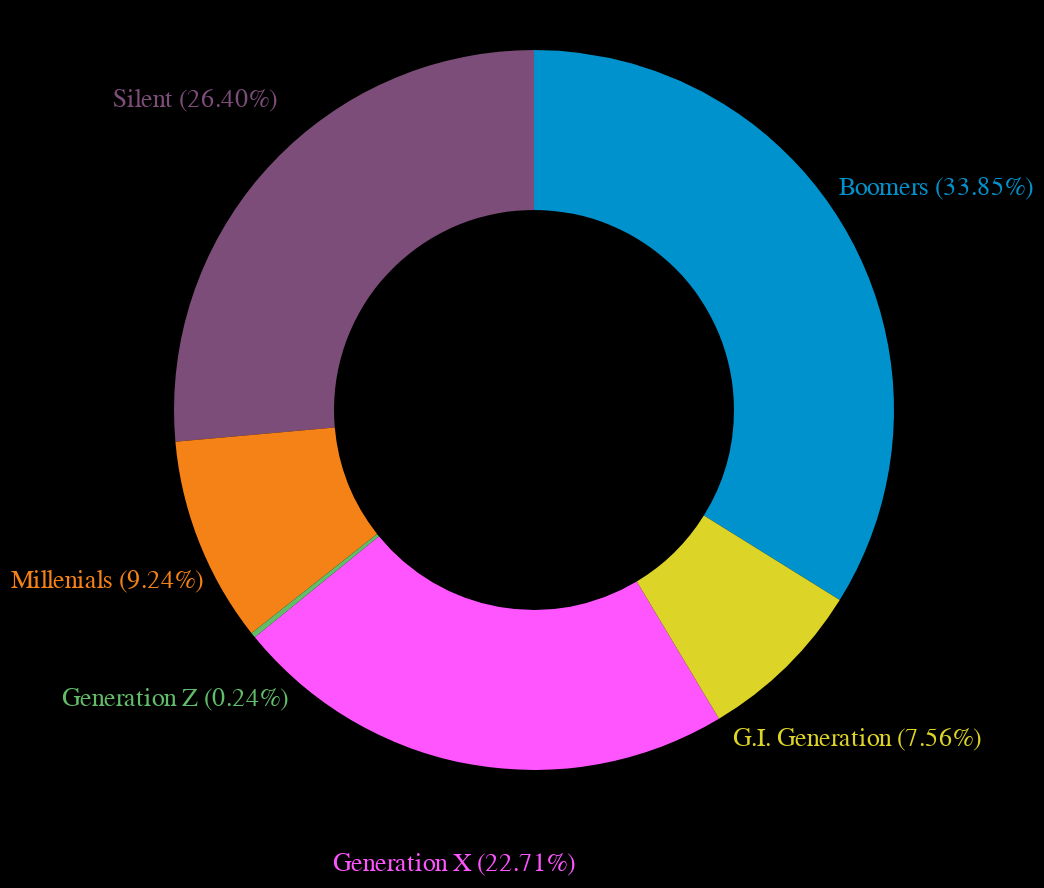

Vega-Lite specification for this chart:
### Vega-Lite specification from a JSON file in a GitHub repository (floating-point values rounded to 4 significant figures)
{"$schema": "https://vega.github.io/schema/vega-lite/v5.json", "background": "black", "width": 400, "height": 400, "data": {"values": [{"Generation": "Boomers (33.85%)", "value": 2284498}, {"Generation": "Silent (26.40%)", "value": 1781744}, {"Generation": "Generation X (22.71%)", "value": 1532804}, {"Generation": "Millenials (9.24%)", "value": 623459}, {"Generation": "G.I. Generation (7.56%)", "value": 510009}, {"Generation": "Generation Z (0.24%)", "value": 15906}]}, "layer": [{"mark": {"type": "arc", "outerRadius": 180, "innerRadius": 100}, "encoding": {"tooltip": [{"field": "Generation", "type": "nominal"}, {"field": "value", "type": "quantitative", "title": "Suicide Cases", "format": ","}]}}, {"mark": {"type": "text", "radius": 230, "fontSize": 13}, "encoding": {"text": {"field": "Generation", "type": "nominal"}}}], "encoding": {"theta": {"field": "value", "type": "quantitative", "stack": true}, "color": {"field": "Generation", "type": "nominal", "scale": {"range": ["#0092cc", "#DCD427", "#ff55ff", "#62BD69", "#F58216", "#7c4d79"]}, "legend": null}}, "config": {"view": {"stroke": null}, "axis": {"grid": false, "titleColor": "white", "labelColor": "aliceblue"}, "legend": {"labelColor": "aliceblue", "titleColor": "white"}}}
